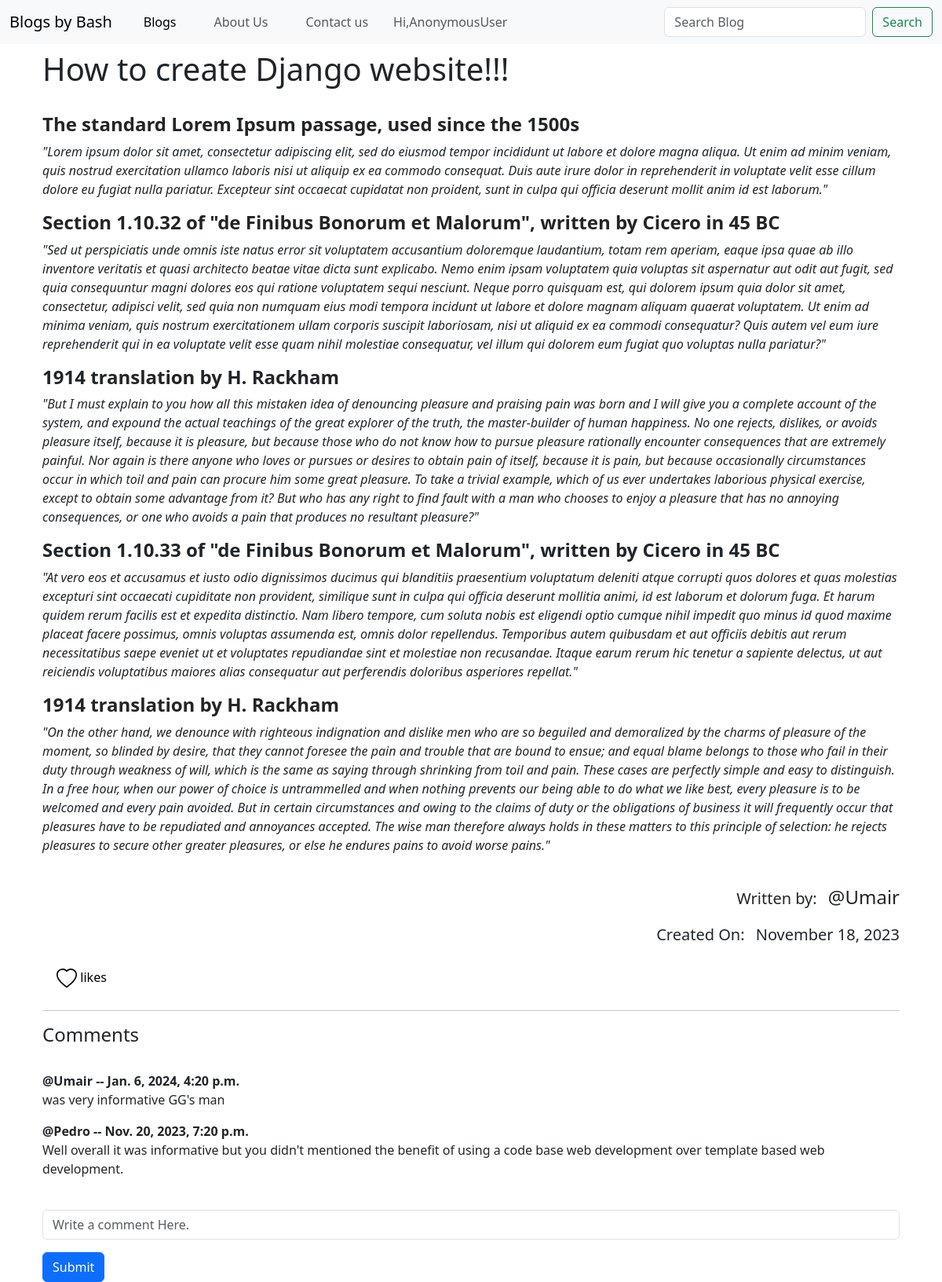
/Blogs_post/1/, run on the app's committed database.
### Blog_Website/models.py (models this page shows, shortened)
class Post(models.Model):
    title = models.CharField(max_length=255)
    tag = models.CharField(max_length=50)
    description = HTMLField()
    auther = models.CharField(max_length=50)
    date_created = models.DateTimeField(auto_now_add=True)
    likes = models.ManyToManyField(User , related_name='post')
    class Meta:
        ordering = ['-date_created']

class Comments(models.Model):
    post = models.ForeignKey(Post , on_delete= models.CASCADE , null=True)
    cmt = models.TextField()
    name = models.CharField(max_length=50 , default="Anonymous")
    date_cmt = models.DateTimeField(auto_now_add=True)
    class Meta:
        ordering = ['-date_cmt']

### Blog_Website/views.py (the view, shortened to what this page needs)
# urls.py: path('Blogs_post/<str:pk>/', views.DescView, name='desc'),
def DescView(request, pk):
    post = Post.objects.filter(id = pk).first()
    comments= Comments.objects.filter(post=post)
    context = {'post': post , 'comments': comments}
    return render(request, 'detail.html', context)

### Blog_Website/templates/detail.html (shortened to what this page needs)
{% extends 'navbar.html' %}
{% block content %}
<!DOCTYPE html>
<html lang="en">
<head>
    <div class="container">
    <link href="https://cdn.jsdelivr.net/npm/bootstrap@5.3.2/dist/css/bootstrap.min.css"
     rel="stylesheet"
>
</head>
<body>
    <div class="container">
        <h1 >{{ post.title }}</h1>
        <br>
        {{ post.description | safe}}
        <br>
        <div class="col-md-12 text-end">
            <p style="display: inline-block; margin-right: 10px; font-size: 20px;">Written by:</p>
            <h4 style="display: inline-block; margin: 0;">@{{ post.auther }}</h4>
        </div>
        <div class="col-md-12 text-end">
            <p style="display: inline-block; margin-right: 10px; font-size: 20px;">Created On:</p>
            <p style="display: inline-block; margin: 0; font-size: 20px;">{{post.date_created|date:"F j, Y"}}</p>
        </div>
        <div class="like-container">
            <form action="" method="POST">
                <button type="submit">
                     likes
                </button>
            </form>
        </div>
        <div>
            <hr>
            <h4>Comments</h4>
            <br>
                  {% for c in comments %}
                    <strong>@{{c.name}} -- {{c.date_cmt}}</strong>
                    <br>
                    <p>{{c.cmt}}</p>
                  {% endfor %}
            <form action="" method="post">
                <div class="mb-3">
                    <input type="text" class="form-control" id="comment" name="comment" placeholder="Write a comment Here.">
                </div>
                <button type="submit" class="btn btn-primary">Submit</button>
            </form>
    </div>
        </div>
</body>
</html>
{% endblock %}

### Blog_Website/templates/detail.html (style rules this page uses)
.like-container { width: 100px; height: auto; padding: 10px 10px 10px 10px; display: flex; align-items: center; justify-content: space-between; flex-direction: column; margin-bottom: 10px; }
.like-container button { background: none; border: none; }

### data on the page
Post: title "How to create Django website!!!", description "The standard Lorem Ipsum passage, used since the 1500s \"Lorem ipsum dolor sit amet, consectetur adipiscing elit, sed do eiusmod tempor incididunt ut labore et dolore magna aliqua. Ut enim ad minim veniam, quis nostrud exercitation ullamco laboris nisi ut aliquip ex ea commodo consequat. Duis aute irure dolor in reprehenderit in voluptate velit esse cillum dolore eu fugiat nulla pariatur. Excepteur sint occaecat cupidatat non proident, sunt in culpa qui officia deserunt mollit anim id est laborum.\" Section 1.10.32 of \"de Finibus Bonorum et Malorum\", written by Cicero in 45 BC \"Sed ut perspiciatis unde omnis iste natus error sit voluptatem accusantium doloremque laudantium, totam rem aperiam,…", auther "Umair", date_created "November 18, 2023"
Comments: name "Umair", date_cmt "Jan. 6, 2024, 4:20 p.m.", cmt "was very informative GG's man"
Comments: name "Pedro", date_cmt "Nov. 20, 2023, 7:20 p.m.", cmt "Well overall it was informative but you didn't mentioned the benefit of using a code base web development over template based web development."

### other printed values
{{ user }} "AnonymousUser"
